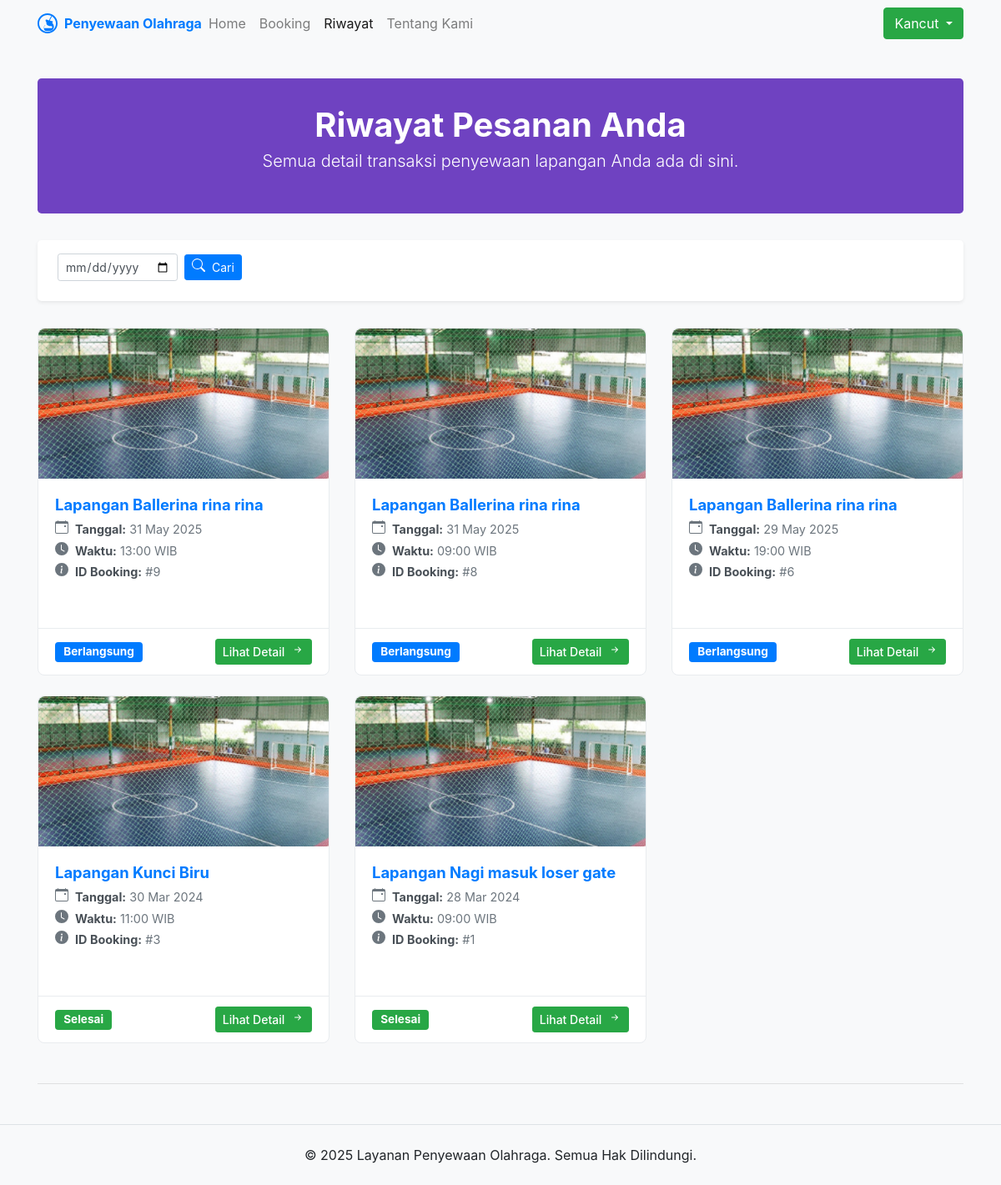
The app's page /history.php (signed in) with its own data.
### tables this page shows
CREATE TABLE `pesanan` (
  `ID` int(255) NOT NULL,
  `id_user` int(10) NOT NULL,
  `ID_lapangan` int(255) NOT NULL,
  `Nama` varchar(20) NOT NULL,
  `Telepon` varchar(20) NOT NULL,
  `Jam` time NOT NULL,
  `durasi` int(10) NOT NULL,
  `Tanggal` date NOT NULL,
  `Tambahan_1` int(11) NOT NULL,
  `Tambahan_2` int(11) NOT NULL,
  `total_harga` int(255) NOT NULL,
  `bayar` int(255) NOT NULL,
  `kembali` int(255) NOT NULL,
  `status` int(1) NOT NULL,
  `Status_Pembayaran` varchar(25) NOT NULL DEFAULT '''Belum Lunas''' COMMENT '"Status pembayaran aktual (Lunas, Belum Lunas)"',
  `Tanggal_Pemesanan_Dibuat` datetime DEFAULT NULL
);

CREATE TABLE `lapangan` (
  `ID` int(10) NOT NULL,
  `Nama` varchar(255) NOT NULL,
  `Tipe` varchar(255) NOT NULL,
  `Jenis` varchar(255) NOT NULL,
  `Harga` int(255) NOT NULL,
  `status` int(1) NOT NULL,
  `foto` varchar(255) NOT NULL
);

### history.php (the view, shortened to what this page needs)
<?php
require 'config.php';
$username_session = htmlspecialchars($_SESSION['username']);
$user_id_session = $_SESSION['user_id'];
$query_conditions = " WHERE p.id_user = '$user_id_session'";
$search_date_value = "";
$query_history = "SELECT p.ID, p.Nama, p.Tanggal, p.Jam, p.status,
                         l.Nama AS NamaLapanganDariJoin, l.foto AS GambarLapanganDisplay
                  FROM pesanan p
                  LEFT JOIN lapangan l ON p.ID_lapangan = l.ID
                  $query_conditions
                  ORDER BY p.Tanggal DESC, p.Jam DESC, p.ID DESC";
$result_history = mysqli_query($db, $query_history);
function get_status_text_history($status_code) {
    if ($status_code == 1) return ['text' => 'Berlangsung', 'badge' => 'primary'];
    if ($status_code == 0) return ['text' => 'Selesai', 'badge' => 'success'];
    return ['text' => 'Tidak Diketahui', 'badge' => 'secondary'];
}
?>
<!DOCTYPE html>
<html lang="id">
<head>
    <link rel="stylesheet" href="./css/bootstrap.min.css">
</head>
<body>
<nav class="navbar navbar-expand-lg navbar-light bg-light fixed-top shadow-sm">
  <div class="container">
    <a class="navbar-brand-custom" href="user_home.php">
        <svg width="24" height="24" fill="currentColor"><use xlink:href="#dribbble-icon-brand-history"/></svg>
        Penyewaan Olahraga
    </a>
    <div class="collapse navbar-collapse" id="navbarTogglerDemo03">
      <ul class="navbar-nav mr-auto mt-2 mt-lg-0">
        <li class="nav-item">
          <a class="nav-link" href="user_home.php">Home</a>
        </li>
        <li class="nav-item">
          <a class="nav-link" href="field_catalog.php">Booking</a>
        </li>
        <li class="nav-item active">
          <a class="nav-link" href="history.php">Riwayat <span class="sr-only">(current)</span></a>
        </li>
         <li class="nav-item">
          <a class="nav-link" href="about_us.php">Tentang Kami</a>
        </li>
      </ul>
      <div class="btn-group">
        <button type="button" class="btn btn-success dropdown-toggle" data-toggle="dropdown" aria-haspopup="true" aria-expanded="false">
          <?php echo htmlspecialchars($username_session); ?>
        </button>
      </div>
    </div>
  </div>
</nav>
<main class="container mt-4">
    <div class="page-header-history">
        <h1>Riwayat Pesanan Anda</h1>
        <p class="lead">Semua detail transaksi penyewaan lapangan Anda ada di sini.</p>
    </div>
    <div class="filter-container">
        <form action="history.php" method="post" class="form-inline justify-content-center justify-content-md-start">
            <div class="form-group mb-2 mr-sm-2">
                <input type="date" name="date_filter_input" id="date_filter_input" class="form-control form-control-sm" value="<?php echo htmlspecialchars($search_date_value); ?>">
            </div>
            <button type="submit" name="date_filter_search" class="btn btn-primary btn-sm mb-2">
                Cari
            </button>
        </form>
    </div>
    <div class="row">
        <?php if (mysqli_num_rows($result_history) > 0) : ?>
            <?php while ($row = mysqli_fetch_assoc($result_history)) :
                $status_item = get_status_text_history($row['status']);
                $nama_lapangan_hist = !empty($row['NamaLapanganDariJoin']) ? $row['NamaLapanganDariJoin'] : (!empty($row['Nama']) ? $row['Nama'] : 'Booking Lapangan');
                $gambar_lapangan_hist = !empty($row['GambarLapanganDisplay']) ? './img/' . htmlspecialchars($row['GambarLapanganDisplay']) : './img/Garasi-Futsal.jpg';
            ?>
            <div class="col-md-6 col-lg-4 mb-4">
                <div class="card history-card">
                    <div class="card-img-top-container">
                        <img class="card-img-top" src="<?php echo $gambar_lapangan_hist; ?>" alt="Gambar <?php echo htmlspecialchars($nama_lapangan_hist); ?>">
                    </div>
                    <div class="card-body">
                        <div>
                            <h5 class="card-title"><?php echo htmlspecialchars($nama_lapangan_hist);?></h5>
                            <div class="booking-info">
                                <p class="mb-1">
                                    <strong>Tanggal:</strong> <?php echo htmlspecialchars(date('d M Y', strtotime($row['Tanggal'])));?>
                                </p>
                                <p class="mb-1">
                                    <svg xmlns="http://www.w3.org/2000/svg" width="16" height="16" fill="currentColor" class="bi bi-clock-fill mr-1" viewBox="0 0 16 16"><path d="M16 8A8 8 0 1 1 0 8a8 8 0 0 1 16 0zM8 3.5a.5.5 0 0 0-1 0V9a.5.5 0 0 0 .252.434l3.5 2a.5.5 0 0 0 .496-.868L8 8.71V3.5z"/></svg>
                                    <strong>Waktu:</strong> <?php echo htmlspecialchars(date('H:i', strtotime($row['Jam'] ?? ($row['Waktu'] ?? '00:00')))); ?> WIB
                                </p>
                                <p class="mb-0">
                                    <strong>ID Booking:</strong> #<?php echo htmlspecialchars($row['ID']); ?>
                                </p>
                            </div>
                        </div>
                    </div>
                    <div class="card-footer d-flex justify-content-between align-items-center">
                        <span class="booking-status"><span class="badge badge-<?php echo $status_item['badge']; ?>"><?php echo htmlspecialchars($status_item['text']); ?></span></span>
                        <a href="book_detail.php?ID_book=<?php echo $row['ID']; ?>" class="btn btn-success btn-sm btn-detail">
                            Lihat Detail
                            <svg xmlns="http://www.w3.org/2000/svg" width="16" height="16" fill="currentColor" class="bi bi-arrow-right-short ml-1" viewBox="0 0 16 16">
                                <path fill-rule="evenodd" d="M4 8a.5.5 0 0 1 .5-.5h5.793L8.146 5.354a.5.5 0 1 1 .708-.708l3 3a.5.5 0 0 1 0 .708l-3 3a.5.5 0 0 1-.708-.708L10.293 8.5H4.5A.5.5 0 0 1 4 8z"/>
                            </svg>
                        </a>
                    </div>
                </div>
            </div>
            <?php endwhile; ?>
        <?php endif; ?>
    </div>
    <hr class="mt-4 mb-5">
</main>
<footer class="text-center py-4 bg-light border-top">
    <div class="container">
        <p class="mb-0">&copy; <?php echo date("Y"); ?> Layanan Penyewaan Olahraga. Semua Hak Dilindungi.</p>
    </div>
</footer>
</body>
</html>

### history.php (style rules this page uses)
body { background-color: #f8f9fa; padding-top: 70px; }
.navbar-brand-custom { font-weight: bold; display: flex; align-items: center; }
.navbar-brand-custom svg { margin-right: 8px; }
.page-header-history { background-color: #6f42c1; color: white; padding: 2rem 1.5rem; margin-bottom: 2rem; text-align: center; border-radius: .3rem; }
.page-header-history h1 { font-weight: bold; margin-bottom: 0.25rem; }
.filter-container { background-color: #fff; padding: 1rem 1.5rem; border-radius: .3rem; margin-bottom: 2rem; box-shadow: 0 .125rem .25rem rgba(0,0,0,.075); }
.history-card { background-color: #fff; border: 1px solid #e9ecef; border-radius: .5rem; margin-bottom: 1.5rem; transition: all 0.2s ease-in-out; display: flex; flex-direction: column; height: 100%; }
.history-card .card-img-top-container { height: 180px; overflow: hidden; border-top-left-radius: .5rem; border-top-right-radius: .5rem; }
.history-card .card-img-top { width: 100%; height: 100%; object-fit: cover; }
.history-card .card-body { padding: 1.25rem; display: flex; flex-direction: column; flex-grow: 1; }
.history-card .card-title { font-weight: bold; font-size: 1.15rem; margin-bottom: 0.5rem; color: #007bff; }
.history-card .booking-info { font-size: 0.9rem; color: #6c757d; margin-bottom: 0.75rem; }
.history-card .booking-info strong { color: #495057; }
.history-card .booking-status .badge { font-size: 0.85rem; padding: .4em .75em; }
.history-card .card-footer { background-color: transparent; border-top: 1px solid #e9ecef; padding: 0.75rem 1.25rem; margin-top: auto; }
.history-card .btn-detail { font-weight: 500; }

### records on screen
pesanan: ID_lapangan.Nama "Lapangan Ballerina rina rina", Tanggal "31 May 2025", Jam "13:00", ID "9", status "Berlangsung"
pesanan: ID_lapangan.Nama "Lapangan Ballerina rina rina", Tanggal "31 May 2025", Jam "09:00", ID "8", status "Berlangsung"
pesanan: ID_lapangan.Nama "Lapangan Ballerina rina rina", Tanggal "29 May 2025", Jam "19:00", ID "6", status "Berlangsung"
pesanan: ID_lapangan.Nama "Lapangan Kunci Biru", Tanggal "30 Mar 2024", Jam "11:00", ID "3", status "Selesai"
pesanan: ID_lapangan.Nama "Lapangan Nagi masuk loser gate", Tanggal "28 Mar 2024", Jam "09:00", ID "1", status "Selesai"

### other values on screen
$username_session "Kancut"
